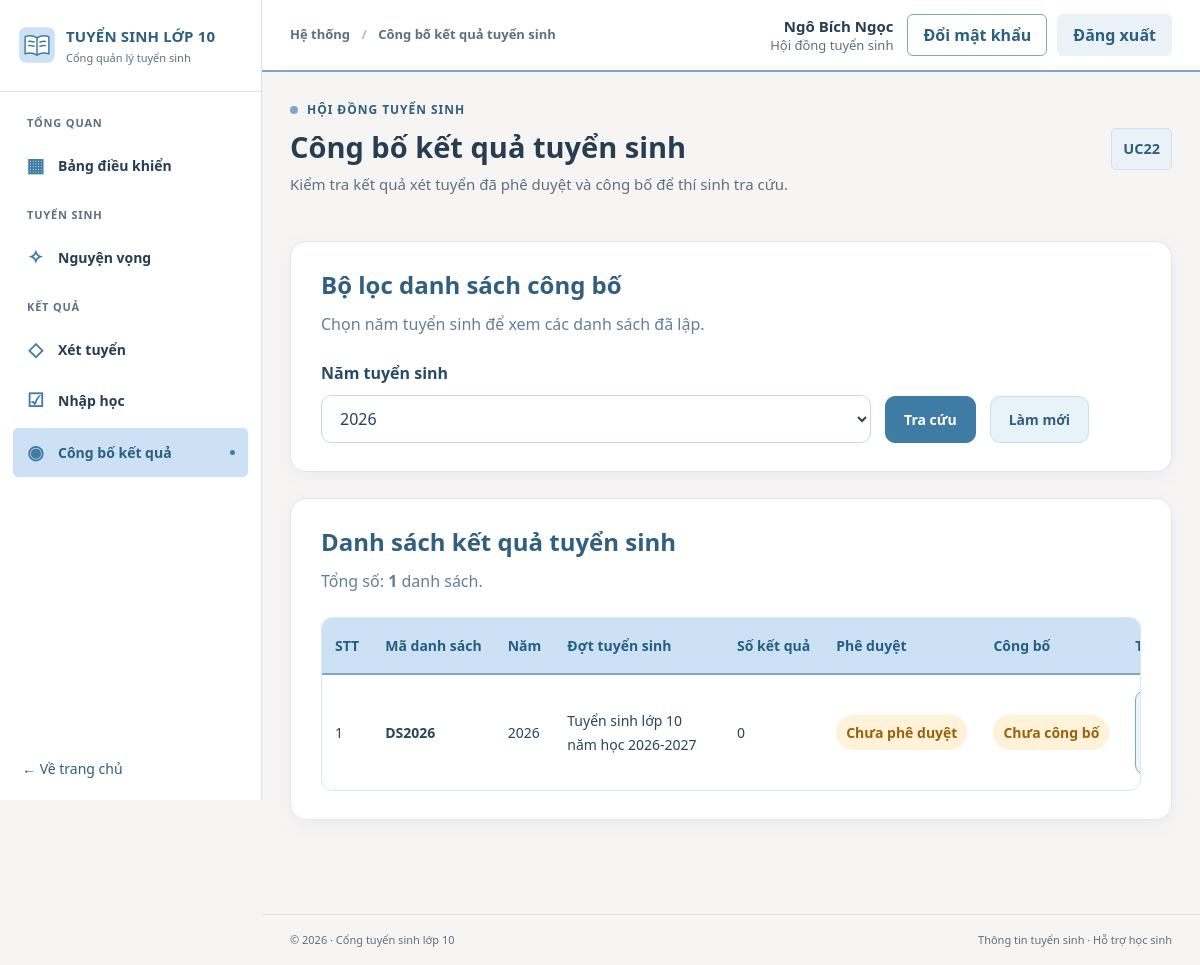
Page /publication/tuyen-sinh.php (signed in) on the committed database.
### tables this page shows
CREATE TABLE TaiKhoan (
  maTaiKhoan VARCHAR(20) NOT NULL,
  tenDangNhap VARCHAR(50) NOT NULL,
  matKhau VARCHAR(255) NOT NULL,
  hoTen VARCHAR(100) NOT NULL,
  vaiTro VARCHAR(30) NOT NULL,
  maCanBo VARCHAR(20) NULL,
  maThiSinh VARCHAR(20) NULL,
  trangThai VARCHAR(20) NOT NULL DEFAULT 'Hoạt động',
  soLanSai INT NOT NULL DEFAULT 0,
  khoaDen DATETIME NULL,
  lanDangNhapCuoi DATETIME NULL,
  ngayTao DATETIME NOT NULL DEFAULT CURRENT_TIMESTAMP,
  PRIMARY KEY (maTaiKhoan),
  UNIQUE KEY uq_taikhoan_ten (tenDangNhap),
  CONSTRAINT ck_taikhoan_vaitro CHECK (vaiTro IN ('HOC_SINH','GVCN','BAN_TUYEN_SINH','HD_TUYEN_SINH','HD_COI_THI','HD_CHAM_THI','CAT_PHACH','HD_PHUC_KHAO','HD_RA_DE','QUAN_TRI')),
  CONSTRAINT ck_taikhoan_trangthai CHECK (trangThai IN ('Hoạt động','Bị khóa')),
  CONSTRAINT ck_taikhoan_solansai CHECK (soLanSai >= 0),
  CONSTRAINT fk_taikhoan_canbo FOREIGN KEY (maCanBo) REFERENCES CanBo(maCanBo),
  CONSTRAINT fk_taikhoan_thisinh FOREIGN KEY (maThiSinh) REFERENCES ThiSinh(maThiSinh)
);

CREATE TABLE DanhSachKetQuaTuyenSinh (
  maDanhSach VARCHAR(20) NOT NULL,
  namTuyenSinh INT NOT NULL,
  maDot VARCHAR(20) NOT NULL,
  trangThaiPheDuyet VARCHAR(30) NOT NULL DEFAULT 'Chưa phê duyệt',
  trangThaiCongBo VARCHAR(30) NOT NULL DEFAULT 'Chưa công bố',
  PRIMARY KEY (maDanhSach),
  CONSTRAINT fk_dskq_dot FOREIGN KEY (maDot) REFERENCES DotTuyenSinh(maDot)
);

CREATE TABLE DotTuyenSinh (
  maDot VARCHAR(20) NOT NULL,
  tenDot VARCHAR(100) NOT NULL,
  namTuyenSinh INT NOT NULL,
  PRIMARY KEY (maDot)
);

### config/app.php (called while the page is built, shortened)
<?php
return [
    'name' => getenv('APP_NAME') ?: 'CỔNG THÔNG TIN TUYỂN SINH VÀO LỚP 10',
    'timezone' => 'Asia/Ho_Chi_Minh',
    'base_path' => getenv('APP_BASE_PATH') ?: null,
];

### includes/functions.php (called while the page is built, shortened)
<?php
function app_config(): array {
    static $cfg = null;
    if ($cfg === null) {
        $cfg = require dirname(__DIR__) . '/config/app.php';
        date_default_timezone_set($cfg['timezone']);
    }
    return $cfg;
}
function e(mixed $str): string {
    return htmlspecialchars((string)$str, ENT_QUOTES | ENT_SUBSTITUTE, 'UTF-8');
}
function base_path(): string {
    $forced = app_config()['base_path'];
    $root = realpath(dirname(__DIR__));
    $docroot = realpath($_SERVER['DOCUMENT_ROOT'] ?? '');
    $r = strtolower(str_replace('\\','/',$root));
    $d = rtrim(strtolower(str_replace('\\','/',$docroot)),'/');
    if ($r === $d) return '';
    return '';
}
function url(string $path = '', array $query = []): string {
    $prefix = rtrim(base_path(), '/');
    $clean = ltrim($path, '/');
    $target = $prefix . '/' . $clean;
    if (!$query) return $target;
    $parts = explode('#', $target, 2);
    $parts[0] .= (str_contains($parts[0], '?') ? '&' : '?') . http_build_query($query, '', '&', PHP_QUERY_RFC3986);
    return $parts[0] . (isset($parts[1]) ? '#' . $parts[1] : '');
}

### includes/auth.php (called while the page is built, shortened)
<?php
require_once __DIR__ . '/functions.php';
require_once __DIR__ . '/permissions.php';
require_once dirname(__DIR__) . '/services/auth_service.php';
function current_user(): ?array {
    static $user = false;
    if ($user !== false) return $user;
    $user = null;
    $ma = $_SESSION['user']['maTaiKhoan'] ?? null;
    try {
        $user = layTaiKhoanHoatDong((string)$ma);
    } catch (Throwable $e) {
        error_log('current_user: ' . $e->getMessage());
        $user = $_SESSION['user'];
    }
    return $user;
}
function require_auth(): array {
    $user = current_user();
    return $user;
}

### config/database.php (called while the page is built, shortened)
<?php
function db(): PDO {
    static $pdo = null;
    if ($pdo instanceof PDO) return $pdo;
    $localPath = __DIR__ . '/database.local.php';
    $local = is_file($localPath) ? require $localPath : [];
    $host = getenv('DB_HOST') ?: ($local['host'] ?? '127.0.0.1');
    $port = getenv('DB_PORT') ?: ($local['port'] ?? '3306');
    $name = getenv('DB_NAME') ?: ($local['name'] ?? 'dreamteam_tuyensinh10_demo');
    $user = getenv('DB_USER') ?: ($local['user'] ?? 'root');
    $passEnv = getenv('DB_PASS');
    $pass = $passEnv !== false ? $passEnv : ($local['pass'] ?? '');
    $pdo = new PDO(
        "mysql:host={$host};port={$port};dbname={$name};charset=utf8mb4", $user, $pass,
        [PDO::ATTR_ERRMODE => PDO::ERRMODE_EXCEPTION, PDO::ATTR_DEFAULT_FETCH_MODE => PDO::FETCH_ASSOC,
         PDO::ATTR_EMULATE_PREPARES => false]
    );
    return $pdo;
}

### services/auth_service.php (called while the page is built, shortened)
<?php
require_once dirname(__DIR__) . '/config/database.php';
function tk_cot_phien(): string {
    return 'maTaiKhoan, tenDangNhap, hoTen, vaiTro, maCanBo, maThiSinh, trangThai';
}
function layTaiKhoanHoatDong(string $maTaiKhoan): ?array {
    $st = db()->prepare('SELECT ' . tk_cot_phien() . " FROM TaiKhoan WHERE maTaiKhoan = ? AND trangThai = 'Hoạt động'");
    $st->execute([$maTaiKhoan]);
    return $st->fetch() ?: null;
}

### includes/permissions.php (called while the page is built, shortened)
<?php
function ten_vai_tro(string $vaiTro): string {
    return VAI_TRO[$vaiTro] ?? $vaiTro;
}
function has_role(?array $user, array $vaiTro): bool {
    return $user !== null && in_array($user['vaiTro'], $vaiTro, true);
}

### services/admission_publication_service.php (called while the page is built, shortened)
<?php
require_once dirname(__DIR__) . '/config/database.php';
function uc22_danhSachNam(): array
{
    return db()->query('SELECT DISTINCT namTuyenSinh FROM DanhSachKetQuaTuyenSinh ORDER BY namTuyenSinh DESC')
        ->fetchAll(PDO::FETCH_COLUMN);
}
function uc22_danhSach(int $nam): array
{
    $stmt = db()->prepare("
        SELECT ds.maDanhSach, ds.namTuyenSinh, ds.maDot, d.tenDot,
               ds.trangThaiPheDuyet, ds.trangThaiCongBo,
               (SELECT COUNT(*) FROM KetQuaTuyenSinh k
                WHERE k.maDanhSach COLLATE utf8mb4_unicode_ci
                    = ds.maDanhSach COLLATE utf8mb4_unicode_ci) AS tongKetQua
        FROM DanhSachKetQuaTuyenSinh ds
        JOIN DotTuyenSinh d
          ON d.maDot COLLATE utf8mb4_unicode_ci = ds.maDot COLLATE utf8mb4_unicode_ci
        WHERE (:nam = 0 OR ds.namTuyenSinh = :nam2)
        ORDER BY ds.namTuyenSinh DESC, ds.maDanhSach
    ");
    $stmt->execute([':nam' => $nam, ':nam2' => $nam]);
    return $stmt->fetchAll(PDO::FETCH_ASSOC);
}

### publication/tuyen-sinh.php (the view, shortened to what this page needs)
<?php
require_once dirname(__DIR__) . '/includes/ui.php';
require_once dirname(__DIR__) . '/services/admission_publication_service.php';
$namInput = trim((string)($_GET['nam'] ?? ''));
$maDanhSach = trim((string)($_GET['maDanhSach'] ?? ''));
$dsNam = $danhSach = [];
try {
    $dsNam = uc22_danhSachNam();
    if ($namInput === '' && $maDanhSach === '' && $dsNam) $namInput = (string)$dsNam[0];
    $danhSach = uc22_danhSach($namInput === '' ? 0 : (int)$namInput);
} catch (InvalidArgumentException $e) {
    $loi = $e->getMessage();
} catch (Throwable $e) {
    error_log('UC22 GET: ' . $e->getMessage());
    $loi = 'Không thể tải dữ liệu công bố. Vui lòng kiểm tra kết nối MySQL.';
}
ui_page_start('publication', 'Công bố kết quả tuyển sinh', 'HỘI ĐỒNG TUYỂN SINH',
    'Kiểm tra kết quả xét tuyển đã phê duyệt và công bố để thí sinh tra cứu.', 'UC22');
?>
<link rel="stylesheet" href="<?= e(url('assets/css/uc22-publication.css')) ?>">
<div class="uc22-page">
    <section class="uc22-card">
        <h2>Bộ lọc danh sách công bố</h2>
        <p>Chọn năm tuyển sinh để xem các danh sách đã lập.</p>
        <form method="get" action="<?= e(url('publication/tuyen-sinh.php')) ?>" class="uc22-filter">
            <div class="uc22-field">
                <label for="nam">Năm tuyển sinh</label>
                <select name="nam" id="nam">
                    <?php foreach ($dsNam as $nam): ?>
                        <option value="<?= e((string)$nam) ?>" <?= $namInput === (string)$nam ? 'selected' : '' ?>>
                            <?= e((string)$nam) ?>
                        </option>
                    <?php endforeach; ?>
                </select>
            </div>
            <button class="uc22-btn uc22-btn-primary" type="submit">Tra cứu</button>
            <a class="uc22-btn uc22-btn-muted" href="<?= e(url('publication/tuyen-sinh.php')) ?>">Làm mới</a>
        </form>
    </section>
    <section class="uc22-card">
        <h2>Danh sách kết quả tuyển sinh</h2>
        <p>Tổng số: <strong><?= e((string)count($danhSach)) ?></strong> danh sách.</p>
        <div class="uc22-table-scroll">
            <table class="uc22-table">
                <thead><tr><th>STT</th><th>Mã danh sách</th><th>Năm</th><th>Đợt tuyển sinh</th><th>Số kết quả</th><th>Phê duyệt</th><th>Công bố</th><th>Thao tác</th></tr></thead>
                <tbody>
                <?php if (!$danhSach): ?>
                    <tr><td colspan="8" class="uc22-empty">Chưa có danh sách phù hợp.</td></tr>
                <?php else: ?>
                    <?php foreach ($danhSach as $i => $row): ?>
                        <tr>
                            <td><?= e((string)($i + 1)) ?></td>
                            <td><strong><?= e($row['maDanhSach']) ?></strong></td>
                            <td><?= e((string)$row['namTuyenSinh']) ?></td>
                            <td><?= e($row['tenDot']) ?></td>
                            <td><?= e(number_format((int)$row['tongKetQua'], 0, ',', '.')) ?></td>
                            <td><span class="uc22-badge <?= $row['trangThaiPheDuyet'] === 'Đã phê duyệt' ? 'uc22-good' : 'uc22-wait' ?>"><?= e($row['trangThaiPheDuyet']) ?></span></td>
                            <td><span class="uc22-badge <?= $row['trangThaiCongBo'] === 'Đã công bố' ? 'uc22-good' : 'uc22-wait' ?>"><?= e($row['trangThaiCongBo']) ?></span></td>
                            <td><a class="uc22-btn uc22-btn-small" href="<?= e(url('publication/tuyen-sinh.php', ['nam' => $namInput, 'maDanhSach' => $row['maDanhSach']])) ?>#uc22-detail">Xem chi tiết</a></td>
                        </tr>
                    <?php endforeach; ?>
                <?php endif; ?>
                </tbody>
            </table>
        </div>
    </section>
</div>

### includes/header.php (shortened to what this page needs)
<?php
require_once __DIR__ . '/functions.php';
$page_title = $page_title ?? 'Trang chủ';
$layout = $layout ?? 'public';
$cfg = app_config();
$studentShell = $layout === 'dashboard' && function_exists('current_user') && has_role(current_user(), ['HOC_SINH']);
?><!doctype html>
<html lang="vi">
<head>
  <link rel="stylesheet" href="<?= e(url('assets/css/style.css')) ?>">
  <link rel="stylesheet" href="<?= e(url('assets/css/portal.css')) ?>">
</head>
<body class="<?= $studentShell ? 'student-body' : ($layout === 'dashboard' ? 'dash-body' : 'public-body') ?>">
<?php if ($studentShell): ?>
<?php require __DIR__ . '/student_shell_header.php'; ?>
<?php elseif ($layout === 'dashboard'): ?>
<div class="dash-shell">
  <?php require __DIR__ . '/sidebar.php'; ?>
  <div class="dash-main">
    <header class="dash-topbar">
      <div class="dash-topbar-left"><span class="breadcrumb">Hệ thống <span>/</span> <?= e($page_title) ?></span></div>
      <div class="dash-topbar-right"><?php $__u = function_exists('current_user') ? current_user() : null; if ($__u): ?>
        <span class="topbar-user"><strong><?= e($__u['hoTen']) ?></strong><small><?= e(ten_vai_tro($__u['vaiTro'])) ?></small></span>
        <a class="btn btn-outline btn-sm" href="<?= e(url('auth/doi-mat-khau.php')) ?>">Đổi mật khẩu</a>
        <form method="post" action="<?= e(url('auth/logout.php')) ?>" class="topbar-logout"><?= csrf_field() ?><button class="btn btn-soft btn-sm" type="submit">Đăng xuất</button></form>
      <?php else: ?><a class="avatar" href="<?= e(url('auth/login.php')) ?>" title="Đăng nhập">10</a><?php endif; ?></div>
    </header>
    <main id="main" class="dash-content">
<?php endif; ?>

### assets/css/style.css (style rules this page uses)
:root { --primary:#1265b0;--primary-dark:#0b4686;--deep:#102a4c;--ink:#1e3049;--muted:#748299;--border:#e4eaf2;--surface:#ffffff;--bg:#f6f8fc;--soft-blue:#edf5ff;--accent:#ffbe59;--shadow:0 16px 46px rgba(22,53,91,.07);--r:18px;--font:'Be Vietnam Pro',system-ui,-apple-system,BlinkMacSystemFont,'Segoe UI',sans-serif }
* { box-sizing:border-box }
html { scroll-behavior:smooth }
body { margin:0;background:var(--bg);color:var(--ink);font-family:var(--font);line-height:1.65;font-size:18px }
h1,h2,h3,h4,p { margin-top:0 }
h1,h2,h3 { line-height:1.25;letter-spacing:-.035em }
a { text-decoration:none;color:inherit }
button,input,select,textarea { font:inherit }
button { cursor:pointer }
.btn { border:1px solid transparent;border-radius:11px;display:inline-flex;align-items:center;justify-content:center;gap:12px;min-height:43px;padding:10px 17px;font-weight:700;font-size:16px;transition:.18s transform,.18s background,.18s box-shadow;text-align:center;white-space:nowrap }
.btn-soft { background:#e9f3ff;color:#1765af }
.btn-outline { border-color:#dce5f0;background:white;color:#395a7d }
.btn-sm { min-height:36px;padding:7px 15px }
.dash-body { background:var(--bg) }
.dash-shell { display:flex;min-height:100vh }
.dash-main { margin-left:285px;min-width:0;width:calc(100% - 285px);display:flex;flex-direction:column;min-height:100vh }
.dash-topbar { height:76px;background:white;border-bottom:1px solid var(--border);display:flex;align-items:center;justify-content:space-between;padding:0 35px;gap:12px;position:sticky;top:0;z-index:30 }
.dash-topbar-left,.dash-topbar-right { display:flex;align-items:center;gap:19px }
.breadcrumb { font-size:14px;color:#667f97;font-weight:600 }
.breadcrumb span { color:#afbdcb;margin:0 8px }
.dash-content { flex:1;padding:32px 35px 45px }
.dash-topbar-right { display:flex;align-items:center;gap:10px }
.topbar-user { display:flex;flex-direction:column;align-items:flex-end;line-height:1.3;margin-right:4px }
.topbar-user strong { font-size:15px;color:#1a3b59 }
.topbar-user small { font-size:13px;color:#7f93a8 }
.topbar-logout { margin:0 }

### assets/css/portal.css (style rules this page uses)
:root { --primary: #3F7CA5; --primary-dark: #2d607f; --secondary: #7FA6C9; --soft-blue: #CCE1F3; --bg: #F7F4F4; --surface: #FFFFFF; --ink: #263e50; --deep: #263e50; --muted: #5d7080; --border: #d9e2e9; --shadow: 0 6px 20px rgb(38 62 80 / 5%); --r: 8px; --font: 'Segoe UI', Arial, sans-serif; }
html { scroll-padding-top: 24px; }
body { font-size: 16px; line-height: 1.65; }
h1, h2, h3, h4 { letter-spacing: 0; }
p { color: var(--muted); }
button, a, input, select, textarea { -webkit-tap-highlight-color: transparent; }
.public-body, .dash-body { background: var(--bg); }
.btn { border-radius: 6px; box-shadow: none; transition: background-color .15s; white-space: normal; }
.btn-soft, .btn-white { background: #eaf2f8; color: var(--primary-dark); box-shadow: none; }
.btn-outline { border-color: var(--secondary); color: var(--primary-dark); }
.dash-main { margin-left: 262px; width: calc(100% - 262px); }
.dash-topbar { min-height: 72px; height: auto; padding: 14px 28px; gap: 15px; border-bottom: 2px solid var(--secondary); }
.breadcrumb { color: var(--muted); font-size: 13px; }
.dash-topbar-left { gap: 12px; min-width: 0; }
.dash-topbar-right { flex-wrap: wrap; justify-content: flex-end; }
.topbar-user strong { color: var(--ink); }
.topbar-user small { color: var(--muted); }
.dash-content { padding: 28px; }

### rows in the picture
taikhoan: hoTen "Ngô Bích Ngọc", vaiTro "Hội đồng tuyển sinh"
danhsachketquatuyensinh: maDanhSach "DS2026", namTuyenSinh "2026", maDot.tenDot "Tuyển sinh lớp 10 năm học 2026-2027", tongKetQua "0", trangThaiPheDuyet "Chưa phê duyệt", trangThaiCongBo "Chưa công bố"

### other values in the picture
$group "TỔNG QUAN"
$symbol "▦"
$label "Bảng điều khiển"
$group "TUYỂN SINH"
$symbol "✧"
$label "Nguyện vọng"
$group "KẾT QUẢ"
$symbol "◇"
$label "Xét tuyển"
$symbol "☑"
$label "Nhập học"
$symbol "◉"
$label "Công bố kết quả"
$page_title "Công bố kết quả tuyển sinh"
$eyebrow "HỘI ĐỒNG TUYỂN SINH"
